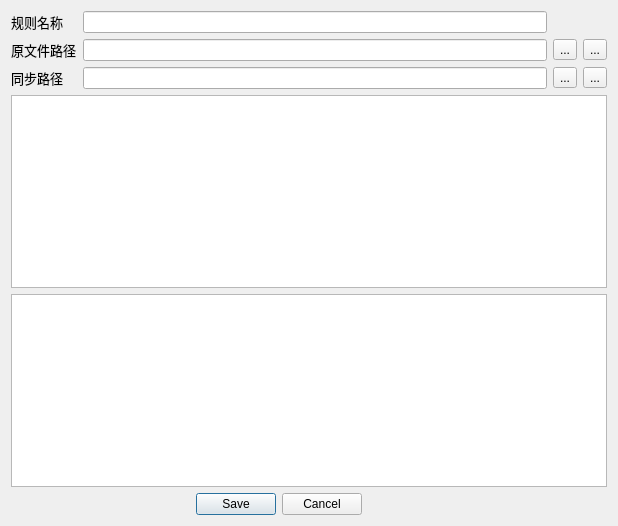
<?xml version="1.0" encoding="UTF-8"?>
<ui version="4.0">
 <class>Dialog</class>
 <widget class="QDialog" name="Dialog">
  <property name="geometry">
   <rect>
    <x>0</x>
    <y>0</y>
    <width>618</width>
    <height>526</height>
   </rect>
  </property>
  <property name="windowTitle">
   <string>Dialog</string>
  </property>
  <layout class="QGridLayout" name="gridLayout">
   <item row="0" column="0">
    <widget class="QLabel" name="rulename_label">
     <property name="font">
      <font>
       <family>Adobe Devanagari</family>
       <pointsize>10</pointsize>
      </font>
     </property>
     <property name="text">
      <string>规则名称</string>
     </property>
    </widget>
   </item>
   <item row="0" column="1">
    <widget class="QLineEdit" name="rulename_lineEdit">
     <property name="text">
      <string/>
     </property>
    </widget>
   </item>
   <item row="1" column="0">
    <widget class="QLabel" name="file_path_label">
     <property name="font">
      <font>
       <family>Adobe Devanagari</family>
       <pointsize>10</pointsize>
      </font>
     </property>
     <property name="text">
      <string>原文件路径</string>
     </property>
    </widget>
   </item>
   <item row="1" column="1">
    <widget class="QLineEdit" name="file_path_lineEdit"/>
   </item>
   <item row="1" column="2">
    <widget class="QToolButton" name="folder1_toolButton">
     <property name="text">
      <string>...</string>
     </property>
     <property name="icon">
      <iconset>
       <normaloff>../resources/文件夹.png</normaloff>../resources/文件夹.png</iconset>
     </property>
    </widget>
   </item>
   <item row="1" column="3">
    <widget class="QToolButton" name="file1_toolButton">
     <property name="text">
      <string>...</string>
     </property>
     <property name="icon">
      <iconset>
       <normaloff>../resources/文件.png</normaloff>../resources/文件.png</iconset>
     </property>
    </widget>
   </item>
   <item row="2" column="0">
    <widget class="QLabel" name="sync_path_label">
     <property name="font">
      <font>
       <family>Adobe Devanagari</family>
       <pointsize>10</pointsize>
      </font>
     </property>
     <property name="text">
      <string>同步路径</string>
     </property>
    </widget>
   </item>
   <item row="2" column="1">
    <widget class="QLineEdit" name="sync_path_lineEdit"/>
   </item>
   <item row="2" column="2">
    <widget class="QToolButton" name="folder2_toolButton">
     <property name="text">
      <string>...</string>
     </property>
     <property name="icon">
      <iconset>
       <normaloff>../resources/文件夹.png</normaloff>../resources/文件夹.png</iconset>
     </property>
    </widget>
   </item>
   <item row="2" column="3">
    <widget class="QToolButton" name="file2_toolButton">
     <property name="text">
      <string>...</string>
     </property>
     <property name="icon">
      <iconset>
       <normaloff>../resources/文件.png</normaloff>../resources/文件.png</iconset>
     </property>
    </widget>
   </item>
   <item row="3" column="0" colspan="4">
    <widget class="QTreeView" name="file_treeView"/>
   </item>
   <item row="4" column="0" colspan="4">
    <widget class="QTreeView" name="sync_treeView"/>
   </item>
   <item row="5" column="0" colspan="2">
    <widget class="QDialogButtonBox" name="buttonBox">
     <property name="orientation">
      <enum>Qt::Horizontal</enum>
     </property>
     <property name="standardButtons">
      <set>QDialogButtonBox::Cancel|QDialogButtonBox::Save</set>
     </property>
     <property name="centerButtons">
      <bool>true</bool>
     </property>
    </widget>
   </item>
  </layout>
 </widget>
 <resources/>
 <connections>
  <connection>
   <sender>buttonBox</sender>
   <signal>accepted()</signal>
   <receiver>Dialog</receiver>
   <slot>accept()</slot>
   <hints>
    <hint type="sourcelabel">
     <x>248</x>
     <y>254</y>
    </hint>
    <hint type="destinationlabel">
     <x>157</x>
     <y>274</y>
    </hint>
   </hints>
  </connection>
  <connection>
   <sender>buttonBox</sender>
   <signal>rejected()</signal>
   <receiver>Dialog</receiver>
   <slot>reject()</slot>
   <hints>
    <hint type="sourcelabel">
     <x>316</x>
     <y>260</y>
    </hint>
    <hint type="destinationlabel">
     <x>286</x>
     <y>274</y>
    </hint>
   </hints>
  </connection>
 </connections>
</ui>
